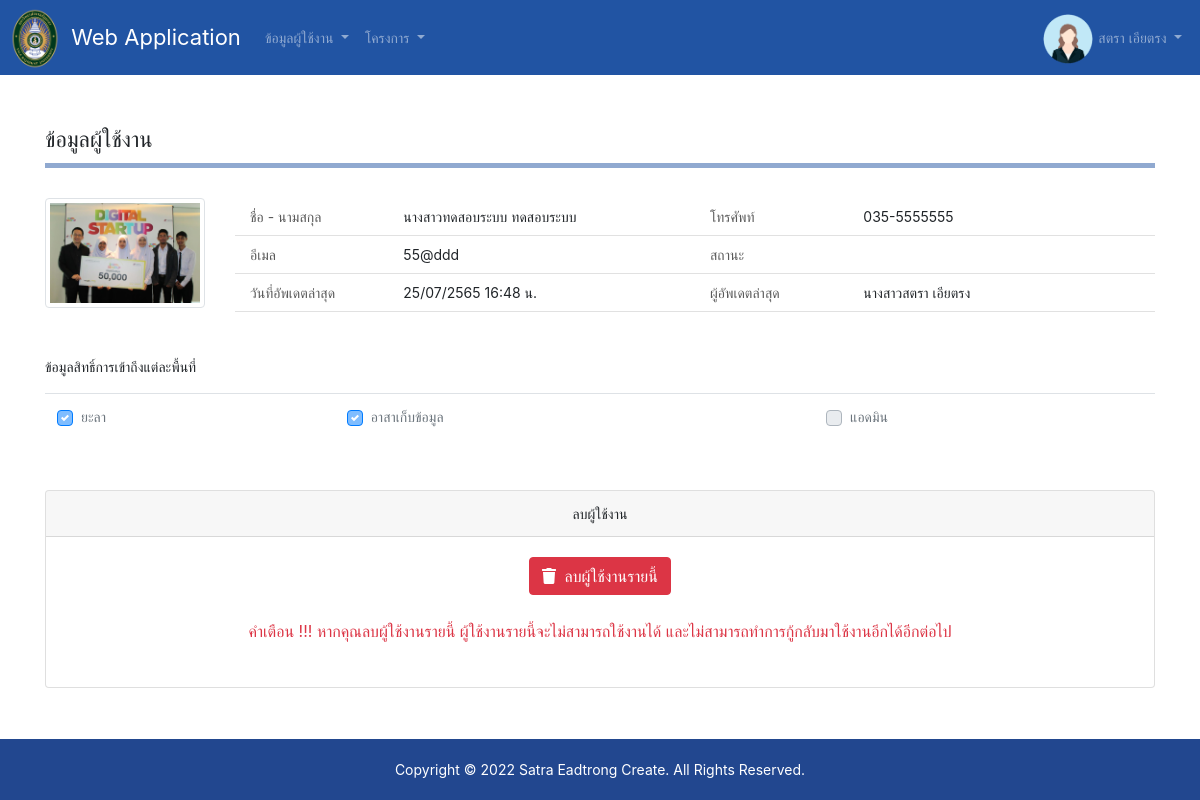
Screenshot of /?page=aduser-user-data&user_id=3 (signed in) with the database file from the repository.
### tables this page shows
CREATE TABLE `user` (
  `user_id` int(11) NOT NULL,
  `user_name` varchar(255) NOT NULL,
  `user_lname` varchar(255) NOT NULL,
  `item_prefix_id` int(11) NOT NULL,
  `email` varchar(255) NOT NULL,
  `password` varchar(255) NOT NULL,
  `phone` varchar(255) NOT NULL,
  `image` varchar(255) NOT NULL,
  `status` varchar(255) NOT NULL,
  `user` int(255) NOT NULL,
  `date` datetime DEFAULT NULL
);

CREATE TABLE `item_prefix` (
  `item_prefix_id` int(11) NOT NULL,
  `item_prefix_name` varchar(255) NOT NULL,
  `user` int(11) NOT NULL,
  `date` datetime NOT NULL
);

CREATE TABLE `user_area` (
  `user_id` int(11) NOT NULL,
  `province_id` varchar(2) NOT NULL,
  `is_admin` varchar(1) NOT NULL COMMENT 'Y: เป็นแอดมินพื้นที่\r\nN: ไม่เป็นแอดมินพื้นที่',
  `date` datetime NOT NULL,
  `user` int(11) NOT NULL
);

CREATE TABLE `province` (
  `province_id` varchar(2) NOT NULL COMMENT 'รหัสจังหวัด',
  `province_name_thai` varchar(200) NOT NULL COMMENT 'ชื่อจังหวัดภาษาไทย',
  `province_name_eng` varchar(200) NOT NULL COMMENT 'ชื่อจังหวัดภาษาอังกฤษ'
);

### php/config.all.php (called while the page is built, shortened)
<?php
    if( $_SERVER["HTTP_HOST"]=="pts.yru.ac.th" ) {
        $ROOT = "/pts/";
        $MODE = "production";
        $HOST = "localhost";
        $USER = "";
        $PASS = "";
        $DBNAME = "";
    } else {
        $HOST = "localhost";
        $USER = "root";
        $PASS = "";
        $DBNAME = "db_projectapi";
    }
    $DATABASE = new Database($HOST, $USER, $PASS, $DBNAME);
    $USER = GetUser();

### php/class.database.php (called while the page is built, shortened)
<?php
	class Database {
		var $host = null;
		var $user = null;
		var $pass = null;
		var $dbname = null;
		var $charset = null;
		var $conn = null;
		public function __construct($host, $user, $pass, $dbname, $charset="UTF8") {
			$this->host = $host;
			$this->user = $user;
			$this->pass = $pass;
			$this->dbname = $dbname;
			$this->charset = $charset;
		}
		public function Close() {
			if(!$this->conn->connect_error) return $this->conn->close();
			return null;
		}
		private function Connect() {
			$host = $this->host;
			$user = $this->user;
			$pass = $this->pass;
			$dbname = $this->dbname;
			$this->conn = @new mysqli( $host , $user , $pass, $dbname );
			$this->conn->query("SET NAMES ".$this->charset);
			$this->conn->query("SET sql_mode = 'NO_AUTO_CREATE_USER,NO_ENGINE_SUBSTITUTION'");
		}
		public function Query($sql) {
			$q = $this->conn->query($sql);
			return $q;
		}
		public function QueryObj($sql, $index="") {
			$obj = array();
			$result = $this->Query($sql);
			while($row = $result->fetch_assoc()) {
				if($index=="") $obj[] = $row;
                else $obj[$row[$index]] = $row;
			}
			return $obj;
		}
	}

### php/func.php (called while the page is built, shortened)
<?php
    function DateTh($date) {
        $arr1 = explode(" ", $date);
		$arr2 = explode("-", $arr1[0]);
        $rs = $arr2[2]."/".$arr2[1]."/".($arr2[0]*1+543);
        if( sizeof($arr1)==2 ) $rs .= " ".substr($arr1[1], 0, 5);
		return $rs;
    }
    function GetUser() {
    	global $DATABASE;
    	$email = @$_SESSION["email"];
    	$password = @$_SESSION["password"];
    	$sql = "
            SELECT
                user.*,
                ip.item_prefix_name
            FROM user
                INNER JOIN item_prefix ip ON ip.item_prefix_id=user.item_prefix_id
            WHERE user.email='".$email."' AND user.password='".$password."' AND user.`status`='Y'
        ";
    	$obj = $DATABASE->QueryObj($sql);
    	if( sizeof($obj)==1 ) {
            unset($obj[0]["password"]);
            $sql = "
                SELECT *
                FROM level
                    LEFT JOIN user_level ON user_level.level_id=level.level_id AND user_level.user_id='".$obj[0]["user_id"]."'
                ORDER BY level.level_id
            ";
            $obj2 = $DATABASE->QueryObj($sql);
            $obj[0]["level"] = array();
            foreach($obj2 as $row) {
                $obj[0]["level"][$row["program_code"]] = ($row["user_id"]==$obj[0]["user_id"])? "Y" : "N";
            }
    		return $obj[0];
    	}
    	return null;
    }

### php/autoload.php (called while the page is built, shortened)
<?php
    include_once("class.database.php");
    include_once("func.php");
    include_once("config.all.php");

### pages/aduser-user-data/view.php (the view, shortened to what this page needs)
<?php
    $user_id = @$_GET["user_id"];
    $sql = "
        SELECT
            u1.*,
            p1.item_prefix_name,
            p2.item_prefix_name p2_prefix,
            u2.user_name u2_name,
            u2.user_lname u2_lname
        FROM user u1
            INNER JOIN item_prefix p1 ON p1.item_prefix_id = u1.item_prefix_id
            INNER JOIN user u2 ON u2.user_id=u1.user
            INNER JOIN item_prefix p2 ON p2.item_prefix_id = u2.item_prefix_id
        WHERE u1.user_id='".$user_id."'
    ";
    $obj = $DATABASE->QueryObj($sql);
    $data = $obj[0];
?>
<div id="content-title">
    ข้อมูลผู้ใช้งาน
</div>
<div id="content-body">
    <div class="row">
        <div class="col-md-2 text-center mb-5">
            <a class="d-block text-center m-auto" style="max-width: 200px;"
                href="./files/user/<?php echo $data["image"]; ?>" data-image-viewer>
                <img class="img-thumbnail w-100" src="./files/user/<?php echo $data["image"]; ?>" alt="Profile Image"
                    onerror="onError(this)">
            </a>
        </div>
        <div class="col-md-10">
            <div class="mb-4 profile">
                <div class="row">
                    <div class="col-sm-4 col-md-3 col-lg-2 profile-left">ชื่อ - นามสกุล</div>
                    <div class="col-sm-8 col-md-3 col-lg-4 profile-right">
                        <?php echo $data["item_prefix_name"]; ?><?php echo $data["user_name"]; ?>
                        <?php echo $data["user_name"]; ?>
                    </div>
                    <div class="col-sm-4 col-md-3 col-lg-2 profile-left">โทรศัพท์</div>
                    <div class="col-sm-8 col-md-3 col-lg-4 profile-right">
                        <?php echo $data["phone"]; ?>
                    </div>
                </div>
                <div class="row">
                    <div class="col-sm-4 col-md-3 col-lg-2 profile-left">อีเมล</div>
                    <div class="col-sm-8 col-md-3 col-lg-4 profile-right">
                        <?php echo $data["email"]; ?>
                    </div>
                    <div class="col-sm-4 col-md-3 col-lg-2 profile-left">สถานะ</div>
                    <div class="col-sm-8 col-md-3 col-lg-4 profile-right">
                    </div>
                </div>
                <div class="row">
                    <div class="col-sm-4 col-md-3 col-lg-2 profile-left">วันที่อัพเดตล่าสุด</div>
                    <div class="col-sm-8 col-md-3 col-lg-4 profile-right">
                        <?php echo DateTh($data["date"]); ?> น.
                    </div>
                    <div class="col-sm-4 col-md-3 col-lg-2 profile-left">ผู้อัพเดตล่าสุด</div>
                    <div class="col-sm-8 col-md-3 col-lg-4 profile-right">
                        <?php echo $data["p2_prefix"]; ?><?php echo $data["u2_name"]; ?>
                        <?php echo $data["u2_lname"]; ?>
                    </div>
                </div>
            </div>
        </div>
    </div>
    <div class="mb-3">
        ข้อมูลสิทธิ์การเข้าถึงแต่ละพื้นที่
    </div>
    <div class="mb-5">
        <table class="table">
            <?php
                $sql = "
                    SELECT
                        p.province_id,
                        p.province_name_thai,
                        ua2.user_id,
                        ua2.is_admin
                    FROM user_area ua
                        INNER JOIN province p ON p.province_id=ua.province_id
                        LEFT JOIN user_area ua2 ON ua2.province_id=ua.province_id AND ua2.user_id='".$user_id."'
                    WHERE ua.user_id='".$USER["user_id"]."' AND ua.is_admin='Y'
                ";
                $obj = $DATABASE->QueryObj($sql);
                if( sizeof($obj)==0 ) {
                    echo '<tr><td>ไม่พบข้อมูลพื้นที่</td></tr>';
                } else {
                    foreach($obj as $key=>$row) {
                        $checked = ($row["user_id"]==$user_id) ? "checked" : "";
                        $checked2 = ($row["is_admin"]=="Y") ? "checked" : "";
                        echo '
                            <tr>
                                <td>
                                    <div class="custom-control custom-checkbox">
                                        <input type="checkbox" class="custom-control-input" id="area-'.$row["province_id"].'" value="'.$row["province_id"].'" '.$checked.' disabled>
                                        <label class="custom-control-label" for="area-'.$row["province_id"].'">'.$row["province_name_thai"].'</label>
                                    </div>
                                </td>
                                <td>
                                    <div class="custom-control custom-checkbox">
                                        <input type="checkbox" class="custom-control-input" id="area1-'.$row["province_id"].'" '.$checked.' disabled>
                                        <label class="custom-control-label" for="area1-'.$row["province_id"].'">อาสาเก็บข้อมูล</label>
                                    </div>
                                </td>
                                <td>
                                    <div class="custom-control custom-checkbox">
                                        <input type="checkbox" class="custom-control-input" id="area2-'.$row["province_id"].'" value="'.$row["province_id"].'" '.$checked2.' disabled>
                                        <label class="custom-control-label" for="area2-'.$row["province_id"].'">แอดมิน</label>
                                    </div>
                                </td>
                            </tr>
                        ';
                    }
                }
            ?>
        </table>
    </div>
    <div class="card text-center">
        <div class="card-header">
            ลบผู้ใช้งาน
        </div>
        <div class="card-body">
            <button id="btn-del" class="btn btn-danger"><i class="fas fa-trash mr-1"></i> ลบผู้ใช้งานรายนี้</button>
            <div class="p-4 text-danger" style="font-size: 16px;">คำเตือน !!! หากคุณลบผู้ใช้งานรายนี้
                ผู้ใช้งานรายนี้จะไม่สามารถใช้งานได้ และไม่สามารถทำการกู้กลับมาใช้งานอีกได้อีกต่อไป</div>
        </div>
    </div>
</div>

### assets/index.css (style rules this page uses)
html { position: relative; min-height: 100%; }
body { padding-bottom: 64px; overflow-x: hidden; font-size: 14px; }
#content-title { margin-bottom: 30px; padding-bottom: 7px; border-bottom: 5px solid #90a9d0; font-size: 22px; }

### pages/aduser-user-data/view.css (style rules this page uses)
.profile .row { margin: 0px; }
.profile-left, .profile-right { padding-top: 8px; padding-bottom: 8px; border-bottom: 1px solid #e1e1e1; }
.profile-left { font-size: 14px; color: #5a5a5a; }

### rows the page displays
user: image (picture), item_prefix.item_prefix_name "นางสาว", user_name "ทดสอบระบบ", phone "035-5555555", email "55@ddd", date "25/07/2565 16:48", user.user_name "สตรา", user.user_lname "เอียตรง"
user_area: province.province_name_thai "ยะลา"

### other values shown
$USER['user_name'] "สตรา"
$USER['user_lname'] "เอียตรง"
